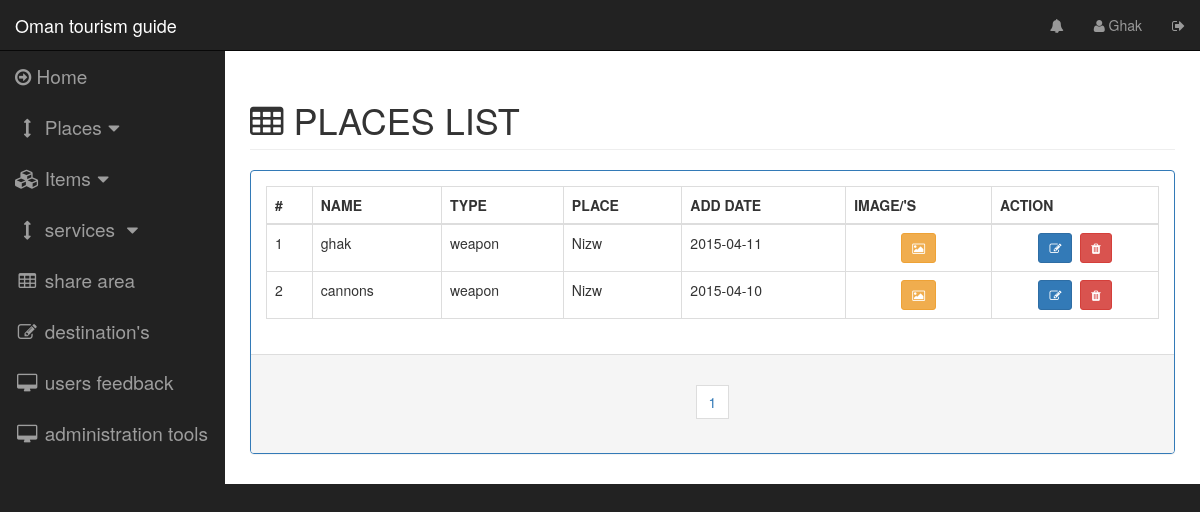
The page /pages/itemslist.php (signed in) on the database its author committed.
### tables this page shows
CREATE TABLE IF NOT EXISTS `item` (
`item_id` int(11) NOT NULL,
  `item_type` int(11) NOT NULL,
  `item_admin_creator` int(11) NOT NULL,
  `item_place` int(11) NOT NULL,
  `item_name` varchar(45) NOT NULL,
  `item_add_date` timestamp NOT NULL DEFAULT CURRENT_TIMESTAMP,
  `item_description` text NOT NULL,
  `status_view` int(11) NOT NULL DEFAULT '1' COMMENT '1 is disaplay for all\n0 is no'
);

CREATE TABLE IF NOT EXISTS `item_type` (
`itemtype_id` int(11) NOT NULL,
  `itemtype_name` varchar(45) NOT NULL
);

CREATE TABLE IF NOT EXISTS `place` (
`place_id` int(11) NOT NULL,
  `place_type` int(11) NOT NULL,
  `place_name` varchar(45) NOT NULL,
  `address` varchar(132) DEFAULT NULL,
  `place_location_lat` float DEFAULT NULL,
  `place_location_lng` float DEFAULT NULL,
  `place_admin_creator` int(11) NOT NULL,
  `view` int(1) NOT NULL DEFAULT '1',
  `description` text NOT NULL,
  `create_date` timestamp NOT NULL DEFAULT CURRENT_TIMESTAMP,
  `last_update` timestamp NOT NULL DEFAULT CURRENT_TIMESTAMP
);

### server/dboperation.php (called while the page is built, shortened)
<?php
class dboperation {
    public static function itemsTotalCount() {
        try {
            $dbh = new PDO("mysql:host=" . DB_HOST . ";dbname=" . DB_NAME . "", DB_USERNAME, DB_PASSWORD, array(PDO::MYSQL_ATTR_INIT_COMMAND => "SET NAMES 'utf8'"));
            $sql = 'SELECT count(*) as count FROM item WHERE 1';
            foreach ($dbh->query($sql) as $row) {
                $count = $row['count'];
            }
            return $count;
        } catch (PDOException $e) {
            echo $e->getMessage();
        }
    }
    public static function getItemsList($selectfrom = 1, $selectto = 25) {
        $response = array("status" => "false", "data" => "");
        try {
            $dbh = new PDO("mysql:host=" . DB_HOST . ";dbname=" . DB_NAME . "", DB_USERNAME, DB_PASSWORD, array(PDO::MYSQL_ATTR_INIT_COMMAND => "SET NAMES 'utf8'"));
            $dbh->setAttribute(PDO::ATTR_ERRMODE, PDO::ERRMODE_EXCEPTION);
            $stmt = $dbh->prepare('SELECT
                                    item.item_id,
                                    item_type.itemtype_name,
                                    item.item_type,
                                    place.place_name,
                                    item.item_place,
                                    item.item_name,
                                    DATE(item.item_add_date) AS adddate,
                                    item.item_description,
                                    item.status_view
                                  FROM item
                                    INNER JOIN item_type
                                      ON item.item_type = item_type.itemtype_id
                                    INNER JOIN place
                                      ON item.item_place = place.place_id
                                  ORDER BY item.item_add_date DESC
                                   LIMIT ' . intval($selectfrom) . ' , ' . intval($selectto) . '');
            $stmt->execute();
            $result = $stmt->fetchAll();
            $response = array("status" => "false", "data" => "");
            $item = array(
                "itemid" => "",
                "itemtype" => "",
                "itemtypeid" => "",
                "itemplace" => "",
                "itemplaceid" => "",
                "itemname" => "",
                "itemadddate" => "",
                "itemdesc" => "",
                "itemstatusview" => ""
                   );
            $data = array();
            foreach ($result as $row) {
                $item['itemid'] = $row['item_id'];
                $item['itemtype'] = $row['itemtype_name'];
                $item['itemtypeid'] = $row['item_type'];
                $item['itemplace'] = $row['place_name'];
                $item['itemplaceid'] = $row['item_place'];
                $item['itemname'] = $row['item_name'];
                $item['itemadddate'] = $row['adddate'];
                $item['itemdesc'] = $row['item_description'];
                $item['itemstatusview'] = $row['status_view'];
                array_push($data, $item);
            }
            $response['data'] = $data;
            $response["status"] = "true";
        } catch (PDOException $e) {
            $response["data"] = $e->getMessage();
            $response["status"] = "false";
            echo $e->getMessage();
        } finally {
            return json_encode($response);
        }
    }
}

### controlpages/itemslist.php (the view, shortened to what this page needs)
<div class="row">
    <div class="col-lg-12">
        <h1 class="page-header" style="text-transform: uppercase"><span class="fa fa-table"></span>&nbsp;places list</h1>
    </div>
</div>
<div class="row">
    <div class="col-lg-12 col-md-12">
        <div class="panel panel-primary">
            <div class="panel-body">
                <table id="items-list-table" class="table table-bordered table-hover">
                    <thead>
                        <tr>
                            <th>#</th>
                            <th>NAME</th>
                            <th>TYPE</th>
                            <th>PLACE</th>
                            <th>ADD DATE</th>
                            <th>IMAGE/'S</th>
                            <th>ACTION</th>
                        </tr>
                    </thead>
                    <tbody >
                        <?php
                        $selectamount = 4;
                        $placelist = json_decode(dboperation::getItemsList(0, $selectamount));
                        $num = 1;
                        foreach ($placelist->data as $key => $item) {
                            ?>
                            <tr>
                                <td><?php echo $num; ?></td>
                                <td><?php echo $item->itemname ?></td>
                                <td><?php echo $item->itemtype ?></td>
                                <td><?php echo $item->itemplace ?></td>
                                <td><?php echo $item->itemadddate ?></td>
                                <td>
                        <center>
                            <span onclick="itemsListFunctions.itemsimagegallery(<?php echo $item->itemid ?>)" data-toggle="modal" data-target="#item_images_modal" class="btn btn-warning btn-sm">
                                <i class="fa fa-image"></i>
                            </span>
                        </center>
                        </td>
                        <td>
                        <center>
                            <span class="btn btn-primary btn-sm">
                                <i class="fa fa-edit"></i>
                            </span>
                            &nbsp;<span class="btn btn-danger btn-sm">
                                <i class="fa fa-trash"></i>
                            </span>
                        </center>
                        </td>
                        </tr>
                        <?php
                        $num++;
                    }
                    ?>
                    </tbody>
                </table>
            </div>
            <div class="panel-footer">
                <center>
                    <nav>
                        <ul class="pagination">
                            <?php
                            $itemscount = dboperation::itemsTotalCount();
                            $pages = intval($itemscount) / $selectamount;
                            if (is_float($pages)) {
                                $pages = intval($pages + 1);
                            }
                            $selectto = 0;
                            $roundnum = 1;
                            for ($index = 0; $index < $pages; $index++) {
                                $selectfrom = $selectto;
                                $selectto = $selectamount * $roundnum;
                                ?>
                                <li>
                                    <span
                                        onclick="itemsListFunctions.itemsnextpage('<?php echo $selectfrom; ?>', '<?php echo $selectto ?>')"
                                        class="btn" style="border-radius: 0px;">
                                        <?php echo $index + 1; ?>
                                    </span>
                                </li>
                                <?php
                                $roundnum++;
                            }
                            ?>
                        </ul>
                    </nav>
                </center>
            </div>
        </div>
    </div>
</div>

### pages/itemslist.php (shortened to what this page needs)
<?php
include '../server/dboperation.php';
?>
<!DOCTYPE html>
<html lang="en">
    <head>
    </head>
    <body>
        <div id="wrapper">
            <?php
            include_once '../include/navbar.php';
            ?>
            <div id="page-wrapper">
                <div class="container-fluid">
                    <?php
                    include_once '../controlpages/itemslist.php';
                    ?>
                </div>
            </div>
        </div>
    </body>
</html>

### include/navbar.php (shortened to what this page needs)
<nav class="navbar navbar-inverse navbar-fixed-top" role="navigation">
    <div class="navbar-header">
        <a class="navbar-brand" href="index.php">Oman tourism guide</a>
    </div>
    <ul class="nav navbar-right top-nav">
        <li class="dropdown">
            <a href="#" ><i class="fa fa-bell"></i></a>
        </li>
        <li class="dropdown">
            <a href="#" ><i class="fa fa-user"></i> <?php echo $_SESSION['login-admin-name']; ?></a>
        </li>
        <li class="dropdown">
            <a onclick="logout()" ><i class="fa fa-sign-out"></i></a>
        </li>
    </ul>
    <div class="collapse navbar-collapse navbar-ex1-collapse">
        <ul class="nav navbar-nav side-nav">
            <li>
                <a href="home.php"><i class="fa fa-arrow-circle-o-right"></i> Home</a>
            </li>
            <li>
                <a href="javascript:;" data-toggle="collapse" data-target="#placescolntrollcollapse"><i class="fa fa-fw fa-arrows-v"></i>&nbsp;Places<i class="fa fa-fw fa-caret-down"></i></a>
            </li>
            <li>
                <a href="javascript:;" data-toggle="collapse" data-target="#itemscolntrollcollapse"><i class="fa fa-fw fa-cubes"></i>&nbsp;Items<i class="fa fa-fw fa-caret-down"></i></a>
            </li>
            <li>
                <a href="javascript:;" data-toggle="collapse" data-target="#servicecollapse"><i class="fa fa-fw fa-arrows-v"></i> services <i class="fa fa-fw fa-caret-down"></i></a>
            </li>
            <li>
                <a href="#"><i class="fa fa-fw fa-table"></i> share area</a>
            </li>
            <li>
                <a href="#"><i class="fa fa-fw fa-edit"></i> destination's</a>
            </li>
            <li>
                <a href="#"><i class="fa fa-fw fa-desktop"></i> users feedback</a>
            </li>
            <li>
                <a href="#"><i class="fa fa-fw fa-desktop"></i> administration tools</a>
            </li>
        </ul>
    </div>
</nav>

### css/sb-admin.css (style rules this page uses)
body { margin-top: 100px; background-color: #222; }
@media (min-width:768px) { body { margin-top: 50px; } }
#wrapper { padding-left: 0; }
#page-wrapper { width: 100%; padding: 0; background-color: #fff; }
@media (min-width:768px) { #wrapper { padding-left: 225px; } }
@media (min-width:768px) { #page-wrapper { padding: 10px; } }
.top-nav { padding: 0 15px; }
.top-nav>li { display: inline-block; float: left; }
.top-nav>li>a { padding-top: 15px; padding-bottom: 15px; line-height: 20px; color: #999; }
@media (min-width:768px) { .side-nav { position: fixed; top: 51px; left: 225px; width: 225px; margin-left: -225px; border: none; border-radius: 0; overflow-y: auto; background-color: #222; } }
@media (min-width:768px) { .side-nav>li>a { width: 225px; } }

### css/navbar.css (style rules this page uses)
.side-nav li a { font-size: 19px; }

### rows shown on the page
item: item_name "ghak", item_type.itemtype_name "weapon", place.place_name "Nizw", itemadddate "2015-04-11"
item: item_name "cannons", item_type.itemtype_name "weapon", place.place_name "Nizw", itemadddate "2015-04-10"

### other values the page prints
$_SESSION['login-admin-name'] "Ghak"
